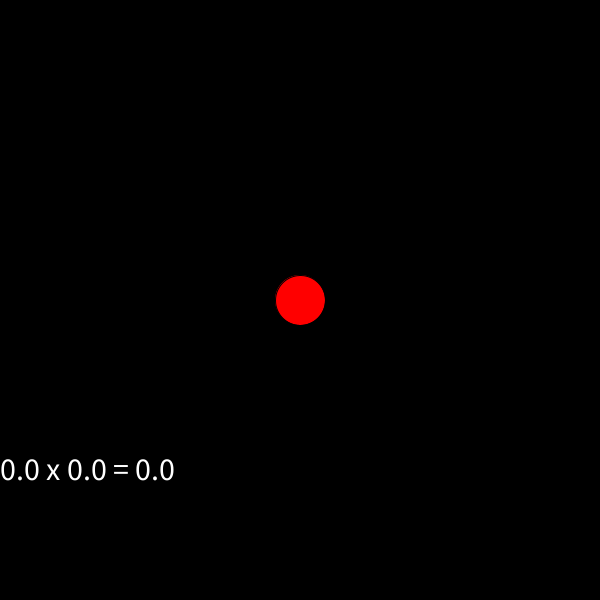
Frame 1 (no input)
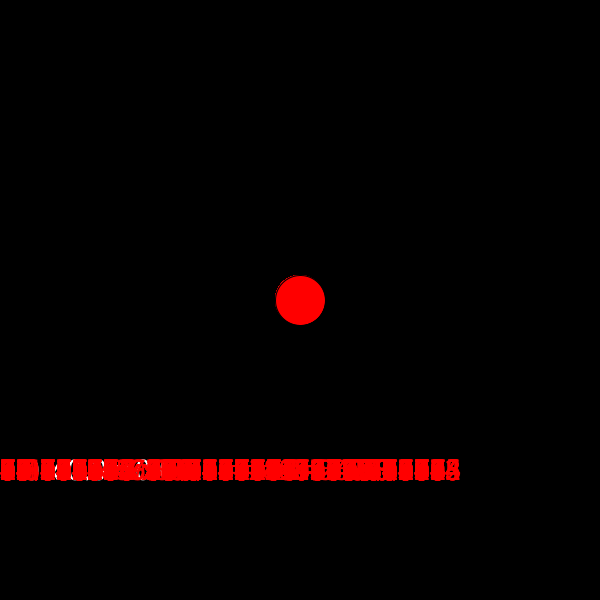
Frame 60 (the mouse pressed at the canvas centre just before this capture)
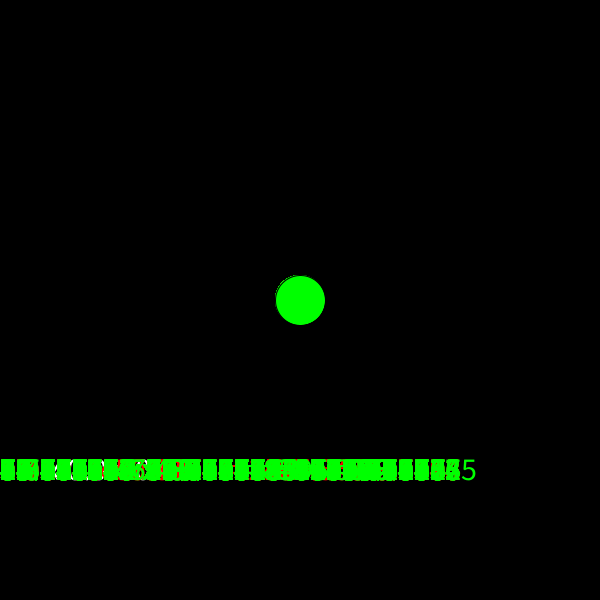
Frame 120 (the mouse held since frame 60 and released just before this capture)

The Processing sketch that drew these frames (run headless with seeded random() and noise(); from frame 60 on, the mouse is pressed at the canvas centre):

// Processing sketch: week_5_midterm_example
// ── week_5_midterm_example.pde
int x, y; 
int size; 
float dist; 
boolean buttonClicked; 


float result; 
float num1, num2; 

void setup(){
  size(600, 600); 
  x = width/2; 
  y = height/2; 
  size = 50; 
  background(0); 
}

void draw(){

    result = (num1 * num2);  
    
    String s = num1 + " x " + num2 + " = " + result;
    
    textSize(32);
    text(s, 0, height*.8);
    
    if(buttonClicked == true){    
       fill(0, 255, 0); 
    }else if (buttonClicked == false){
       fill(255, 0, 0); 
    }
    
    num1 = random(0,100); 
    num2 = random(0,100); 
   
    ellipse(x, y, size, size);  
}

void mousePressed(){
  dist = dist(mouseX, mouseY, x, y); 
  if(dist <= size/2){
    buttonClicked = true; 
  }
  
  
//int a = num1;
//int b = num2;
//float product = a * b;
  
}
